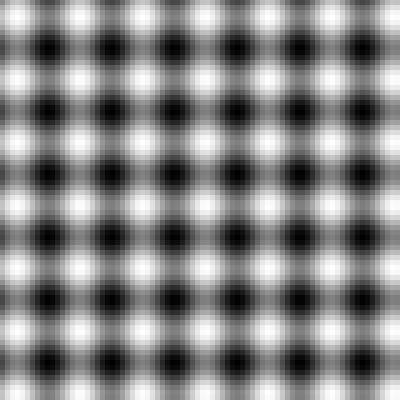
Frame 1 (no input)
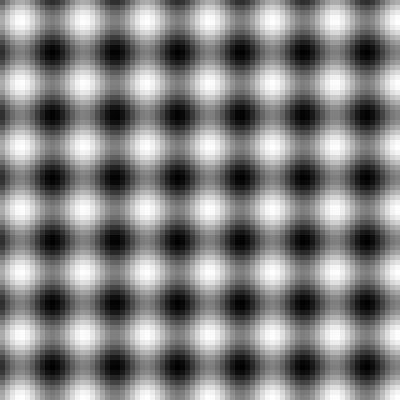
Frame 60 (no input)
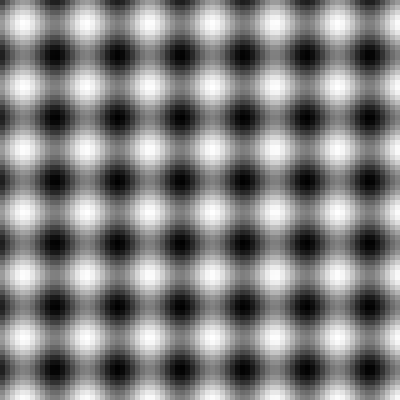
Frame 120 (the mouse pressed at the canvas centre since frame 60)

The p5.js sketch that drew these frames (run headless with seeded random() and noise() and a simulated clock; from frame 60 on, the mouse is pressed at the canvas centre):

// p5.js sketch
// ── sketch.js
// IMA NYU Shanghai
// the Nature of Code
// MOQN
// Mar 15 2017


function setup() {
  createCanvas(400, 400);
  background(0);
  noStroke();
}


function draw() {
  background(0);

  let resolution = 5;
  for (let y = 0; y < height; y += resolution) {
    for (let x = 0; x < width; x += resolution) {

      let freq1 = (x + frameCount) * 0.1;
      let sinValue1 = sin(freq1);
      let w1 = map(sinValue1, -1, 1, 0, 255);

      let freq2 = (y + frameCount) * 0.1;
      let sinValue2 = sin(freq2);
      let w2 = map(sinValue2, -1, 1, 0, 255);

      let white = (w1 + w2) / 2;
      fill(white);
      rect(x, y, resolution, resolution);
    }
  }
}
